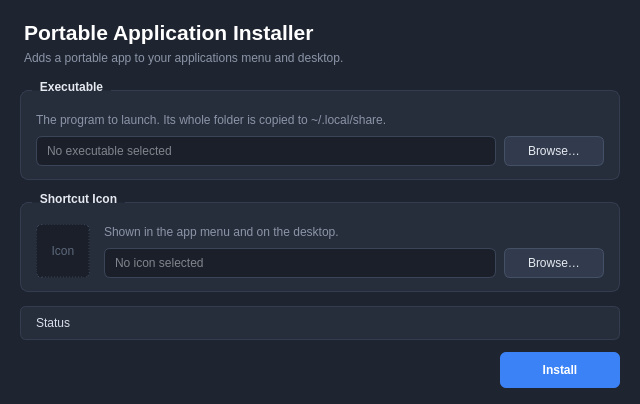
<?xml version="1.0" encoding="UTF-8"?>
<ui version="4.0">
 <class>MainWindow</class>
 <widget class="QMainWindow" name="MainWindow">
  <property name="geometry">
   <rect>
    <x>0</x>
    <y>0</y>
    <width>640</width>
    <height>400</height>
   </rect>
  </property>
  <property name="minimumSize">
   <size>
    <width>640</width>
    <height>404</height>
   </size>
  </property>
  <property name="maximumSize">
   <size>
    <width>640</width>
    <height>400</height>
   </size>
  </property>
  <property name="windowTitle">
   <string>Portable Application Installer</string>
  </property>
  <property name="windowIcon">
   <iconset>
    <normaloff>icon.png</normaloff>
   </iconset>
  </property>
  <property name="styleSheet">
   <string>QMainWindow, QWidget#centralwidget { background-color: #1e2430; }
QLabel { color: #d8dee9; background: transparent; }
QLabel#titleLabel { color: #ffffff; font-size: 16pt; font-weight: 600; }
QLabel#subtitleLabel { color: #8b95a7; }
QLabel#label_2, QLabel#label_3 { color: #8b95a7; }
QGroupBox { background-color: #262d3b; border: 1px solid #343d4f; border-radius: 8px; margin-top: 10px; color: #e5e9f0; font-weight: 600; }
QGroupBox::title { subcontrol-origin: margin; left: 12px; padding: 0 6px; }
QLineEdit { background-color: #1a1f29; border: 1px solid #3b4558; border-radius: 6px; padding: 0 8px; color: #e5e9f0; selection-background-color: #3b82f6; }
QLineEdit:focus { border-color: #3b82f6; }
QPushButton { background-color: #323b4d; color: #e5e9f0; border: 1px solid #445066; border-radius: 6px; font-weight: normal; }
QPushButton:hover { background-color: #3b4659; }
QPushButton:pressed { background-color: #2a3242; }
QPushButton#installButton { background-color: #3b82f6; border: none; color: #ffffff; font-weight: 600; }
QPushButton#installButton:hover { background-color: #4f91f7; }
QPushButton#installButton:pressed { background-color: #2f6fd8; }
QLabel#iconPreview { background-color: #1a1f29; border: 1px dashed #3b4558; border-radius: 6px; color: #5c677a; }
QLabel#statusLabel { background-color: #262d3b; border: 1px solid #343d4f; border-radius: 6px; padding: 0 12px; }
QLabel#statusLabel[state="ok"] { background-color: #1f3a2c; border-color: #2f5a42; color: #8fdfaa; }
QLabel#statusLabel[state="error"] { background-color: #3d2328; border-color: #6b3540; color: #f2a3ad; }</string>
  </property>
  <property name="startPosition" stdset="0">
   <string>CenterScreen</string>
  </property>
  <widget class="QWidget" name="centralwidget">
   <property name="designSize" stdset="0">
    <string>640,400</string>
   </property>
   <widget class="QLabel" name="titleLabel">
    <property name="geometry">
     <rect>
      <x>24</x>
      <y>16</y>
      <width>592</width>
      <height>32</height>
     </rect>
    </property>
    <property name="text">
     <string>Portable Application Installer</string>
    </property>
   </widget>
   <widget class="QLabel" name="subtitleLabel">
    <property name="geometry">
     <rect>
      <x>24</x>
      <y>48</y>
      <width>592</width>
      <height>20</height>
     </rect>
    </property>
    <property name="text">
     <string>Adds a portable app to your applications menu and desktop.</string>
    </property>
   </widget>
   <widget class="QGroupBox" name="exeGroup">
    <property name="geometry">
     <rect>
      <x>20</x>
      <y>80</y>
      <width>600</width>
      <height>100</height>
     </rect>
    </property>
    <property name="title">
     <string>Executable</string>
    </property>
    <property name="designSize" stdset="0">
     <string>600,100</string>
    </property>
    <widget class="QLabel" name="label_2">
     <property name="geometry">
      <rect>
       <x>16</x>
       <y>30</y>
       <width>568</width>
       <height>20</height>
      </rect>
     </property>
     <property name="text">
      <string>The program to launch. Its whole folder is copied to ~/.local/share.</string>
     </property>
    </widget>
    <widget class="QLineEdit" name="exeLineEdit">
     <property name="geometry">
      <rect>
       <x>16</x>
       <y>56</y>
       <width>460</width>
       <height>30</height>
      </rect>
     </property>
     <property name="placeholderText">
      <string>No executable selected</string>
     </property>
    </widget>
    <widget class="QPushButton" name="exeButton">
     <property name="geometry">
      <rect>
       <x>484</x>
       <y>56</y>
       <width>100</width>
       <height>30</height>
      </rect>
     </property>
     <property name="text">
      <string>Browse…</string>
     </property>
    </widget>
   </widget>
   <widget class="QGroupBox" name="iconGroup">
    <property name="geometry">
     <rect>
      <x>20</x>
      <y>192</y>
      <width>600</width>
      <height>100</height>
     </rect>
    </property>
    <property name="title">
     <string>Shortcut Icon</string>
    </property>
    <property name="designSize" stdset="0">
     <string>600,100</string>
    </property>
    <widget class="QLabel" name="iconPreview">
     <property name="geometry">
      <rect>
       <x>16</x>
       <y>32</y>
       <width>54</width>
       <height>54</height>
      </rect>
     </property>
     <property name="text">
      <string>Icon</string>
     </property>
     <property name="alignment">
      <set>Qt::AlignmentFlag::AlignHCenter|Qt::AlignmentFlag::AlignVCenter</set>
     </property>
    </widget>
    <widget class="QLabel" name="label_3">
     <property name="geometry">
      <rect>
       <x>84</x>
       <y>30</y>
       <width>500</width>
       <height>20</height>
      </rect>
     </property>
     <property name="text">
      <string>Shown in the app menu and on the desktop.</string>
     </property>
    </widget>
    <widget class="QLineEdit" name="iconLineEdit">
     <property name="geometry">
      <rect>
       <x>84</x>
       <y>56</y>
       <width>392</width>
       <height>30</height>
      </rect>
     </property>
     <property name="placeholderText">
      <string>No icon selected</string>
     </property>
    </widget>
    <widget class="QPushButton" name="iconButton">
     <property name="geometry">
      <rect>
       <x>484</x>
       <y>56</y>
       <width>100</width>
       <height>30</height>
      </rect>
     </property>
     <property name="text">
      <string>Browse…</string>
     </property>
    </widget>
   </widget>
   <widget class="QLabel" name="statusLabel">
    <property name="geometry">
     <rect>
      <x>20</x>
      <y>306</y>
      <width>600</width>
      <height>34</height>
     </rect>
    </property>
    <property name="text">
     <string>Status</string>
    </property>
   </widget>
   <widget class="QPushButton" name="installButton">
    <property name="geometry">
     <rect>
      <x>500</x>
      <y>352</y>
      <width>120</width>
      <height>36</height>
     </rect>
    </property>
    <property name="text">
     <string>Install</string>
    </property>
   </widget>
  </widget>
 </widget>
 <resources />
 <connections />
</ui>
